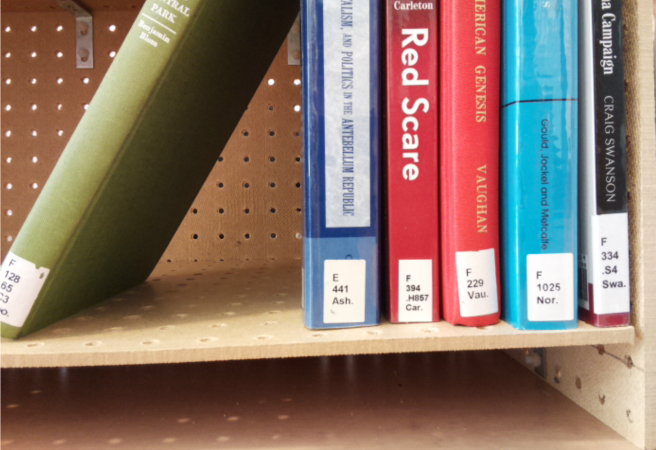
#> input picture notebooks/pictures/books13.png, 1311 x 900 px (shown at 1/2 size)
$ jupyter execute boundary_detection.ipynb
#> lines starting #> are read from the running program, lines starting #| are printed output that depends on the picture; after the words box and inside, x2 and y2 are one past the last pixel; in counts of white or black regions, pixels touching at a corner belong together
[cell 1]
import numpy as np
import cv2 as cv
import matplotlib.pyplot as plt
import math

[cell 2]
cimg = cv.imread('pictures/books13.png')
#> cimg is the input picture: shape (900, 1311, 3); mean B, G, R 103.3, 114.6, 137.7
cimg= cv.pyrDown(cimg, cimg)
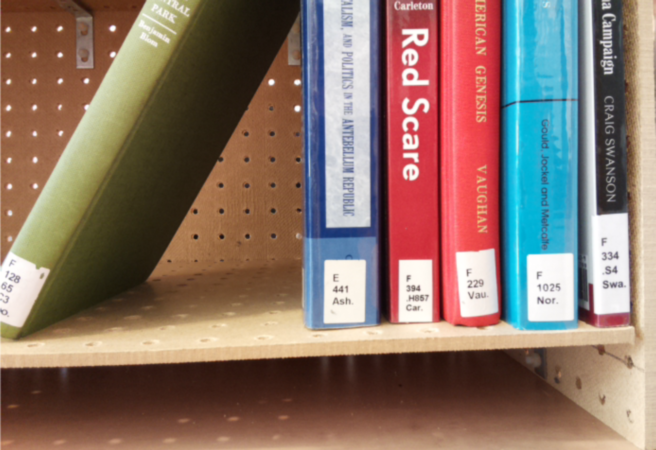
#> cimg: shape (450, 656, 3); mean B, G, R 103.3, 114.6, 137.7
img = cv.imread('pictures/books13.png', 0)
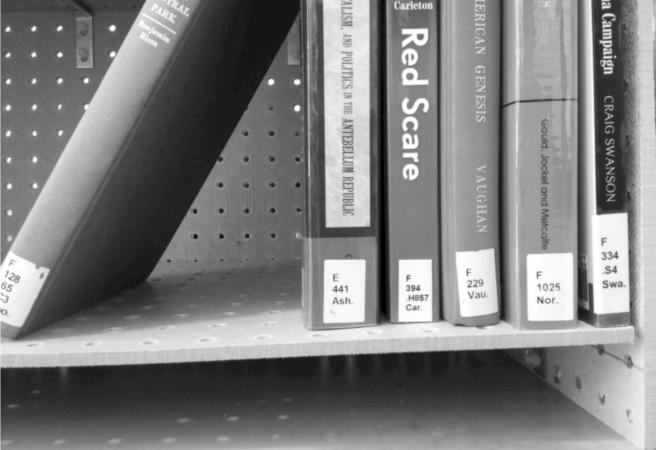
#> img: shape (900, 1311) (shown at 1/2 size); min 0, max 255, mean 124.8
img = cv.pyrDown(img, img)  # Downsample Image
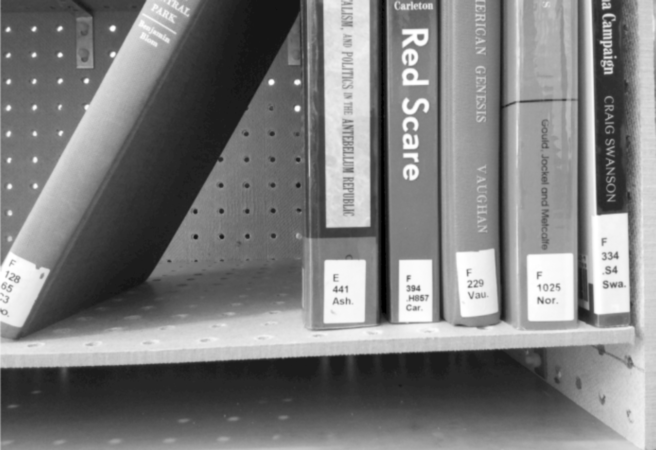
#> img: shape (450, 656); min 0, max 255, mean 124.8
plt.figure(figsize=(15,10))
plt.imshow(img, cmap='gray')
plt.show()

[cell 3]
# Apply Canny Edge Detection
edges = cv.Canny(img, 50, 50)
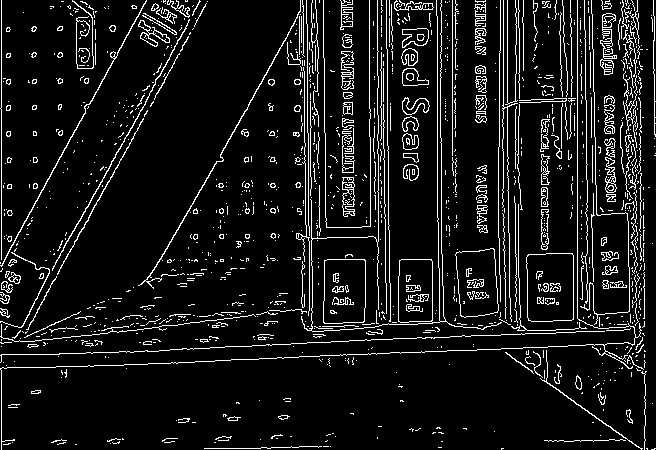
#> edges: shape (450, 656); 8.9% white in thin lines or dots
plt.figure(figsize=(15,10))
plt.imshow(edges, cmap='gray')
plt.show()

[cell 4]
lines = cv.HoughLines(image=edges, rho=1, theta=np.pi / 180, threshold=150)
#> lines = 32 rows, first 8: [1, 0], [577, 0], [358, 1.52], [176, 0.506], [182, 0.506], [343, 1.45], [437, 0], [128, 0.506]

[cell 5]
cdst = cv.cvtColor(edges, cv.COLOR_GRAY2BGR)
#> cdst: shape (450, 656, 3); 8.9% white in thin lines or dots
if lines is not None:
        for i in range(0, len(lines)):
            rho = lines[i][0][0]
            theta = lines[i][0][1]
            a = math.cos(theta)
            b = math.sin(theta)
            x0 = a * rho
            y0 = b * rho

            # Display only vertical lines
            if (abs(theta) < 0.5) or (abs(theta) > 3):
                pt1 = (int(x0 + 1000*(-b)), int(y0 + 1000*(a)))
                pt2 = (int(x0 - 1000*(-b)), int(y0 - 1000*(a)))
                cv.line(cimg, pt1, pt2, (255,0,0), 2, cv.LINE_AA)
#> this loop made 32 passes
#> (rho, theta, a, b, x0, y0, pt1, pt2) on passes 1, 2, 7, 10, 12, 14, 15, 16, 18, 19: (1, 0, 1, 0, 1, 0, (1, 1000), (1, -1000)), (577, 0, 1, 0, 577, 0, (577, 1000), (577, -1000)), (437, 0, 1, 0, 437, 0, (437, 1000), (437, -1000)), (503, 0, 1, 0, 503, 0, (503, 1000), (503, -1000)), (-381, 3.12, -1, 0.0175, 380.9, -6.65, (363, -1006), (398, 993)), (515, 0, 1, 0, 515, 0, (515, 1000), (515, -1000)), (-385, 3.12, -1, 0.0175, 384.9, -6.72, (367, -1006), (402, 993)), (441, 0, 1, 0, 441, 0, (441, 1000), (441, -1000)), (507, 0, 1, 0, 507, 0, (507, 1000), (507, -1000)), (-584, 3.12, -1, 0.0175, 583.9, -10.19, (566, -1010), (601, 989))
#> (rho, theta, a, b, x0, y0) on passes 3, 4, 5, 6, 8, 9: (358, 1.52, 0.0523, 0.999, 18.74, 357.5), (176, 0.506, 0.875, 0.485, 153.9, 85.33), (182, 0.506, 0.875, 0.485, 159.2, 88.24), (343, 1.45, 0.122, 0.993, 41.8, 340.4), (128, 0.506, 0.875, 0.485, 112, 62.06), (366, 1.54, 0.0349, 0.999, 12.77, 365.8)
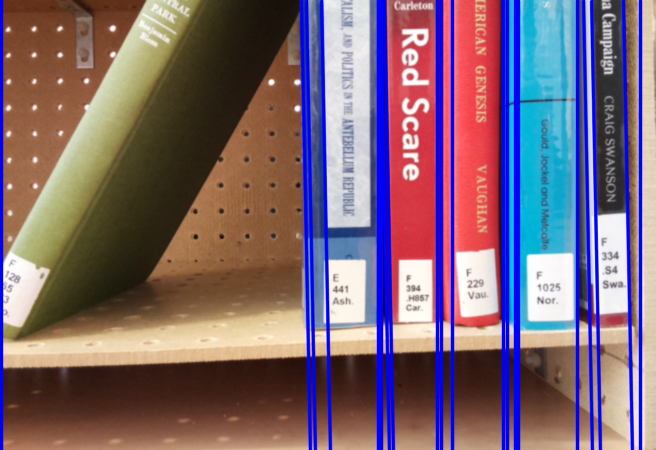
#> cimg: shape (450, 656, 3); 13.72% of pixels changed, all inside (x1, y1, x2, y2) = (0, 0, 643, 450)
